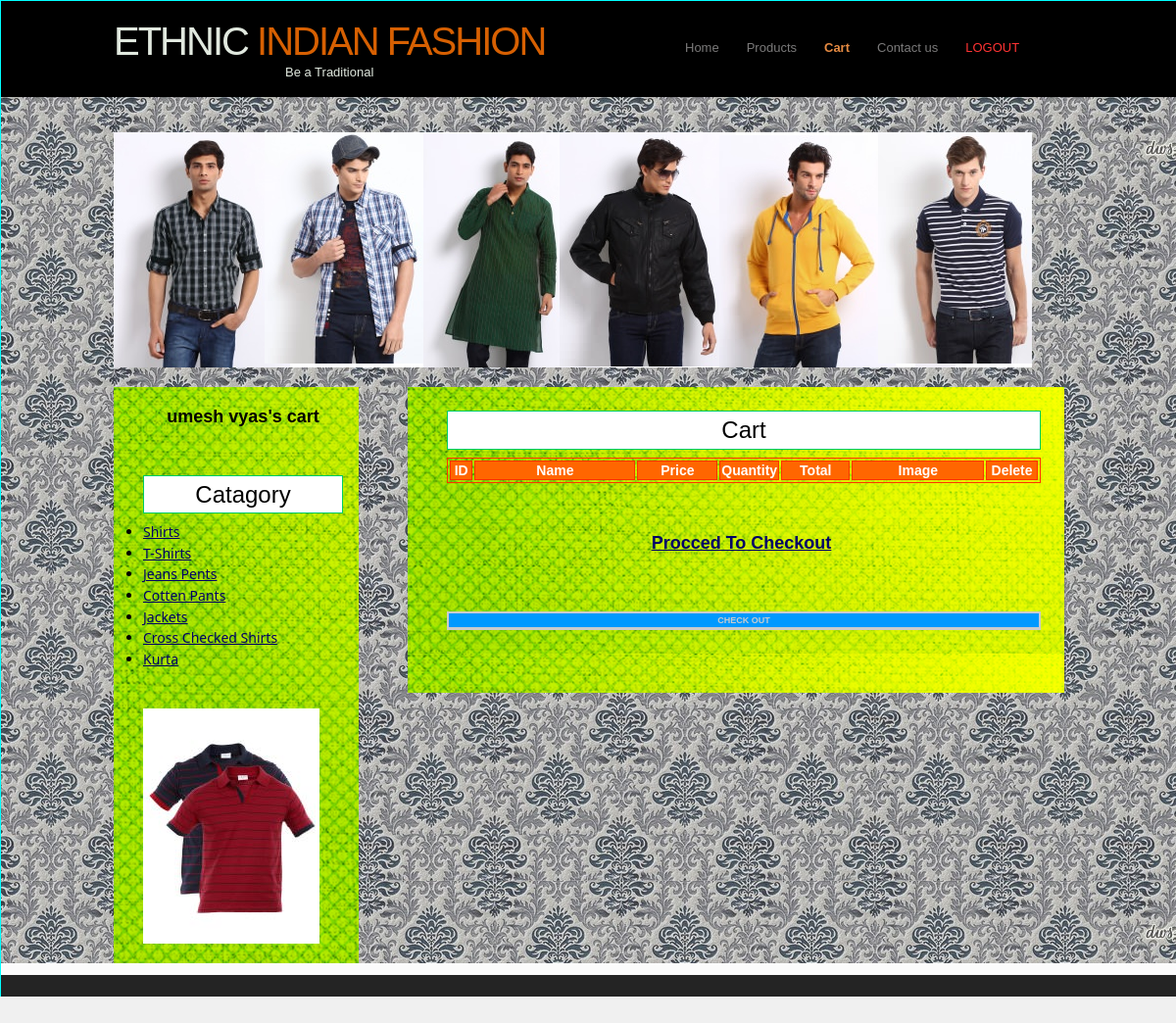
/Cart.php (signed in), run on the app's committed database.
### tables this page shows
CREATE TABLE IF NOT EXISTS `category_master` (
  `CategoryId` int(11) NOT NULL AUTO_INCREMENT,
  `CategoryName` varchar(20) NOT NULL,
  `Description` varchar(200) NOT NULL,
  `Image` varchar(100) NOT NULL,
  PRIMARY KEY (`CategoryId`)
);

### cart.php (the view, shortened to what this page needs)
<html>
<head>
<link href="style.css" rel="stylesheet" type="text/css" />
<link href="SpryAssets/SpryValidationTextField.css" rel="stylesheet" type="text/css" />
<link href="SpryAssets/SpryCollapsiblePanel.css" rel="stylesheet" type="text/css" />
</head>
<body onLoad="MM_preloadImages('img/44.jpg','img/101.png')">
<div class="main">
  <div class="header">
    <div class="header_resize">
      <div class="logo">
       <h1><a href="index.html">ETHNIC<span> INDIAN FASHION</span><small><center>Be a Traditional</center></small></a></h1>
      </div>
      <div class="menu_nav">
        <ul>
         <li><a href="customer_index.php">Home</a></li>
          <li><a href="cus_products.php">Products</a></li>
          <li class="active"><a href="Cart.php">Cart</a></li>
          <li><a href="about.php">Contact us</a></li>
           <li><a href="logout.php"><font color="#FF3333">LOGOUT</font></a></li>
        </ul>
      </div>
    </div>
  </div>
  <div class="content">
    <div class="content_resize">
      <div class="hbg"><a href="#" onMouseOut="MM_swapImgRestore()" onMouseOver="MM_swapImage('Image4','','img/101.png',1)"><img src="img/100.png" alt="Sorry" width="937" height="240" id="Image4" /></a></div>
      <div class="mainbar">
        <div class="article">
          <h2 align="center">Cart</h2>
          <form id="form1" name="form1" method="post" action="">
            <table width="100%" border="1" bordercolor="#FF3300" >
              <tr class="style18">
                <td width="4%" bgcolor="#FF6600" class="style10 style3"><span class="style18">ID</span></td>
                <td width="28%" bgcolor="#FF6600" class="style10 style3"><span class="style18">Name</span></td>
                <td width="14%" bgcolor="#FF6600" class="style18 style10"> Price</td>
                <td width="10%" bgcolor="#FF6600" class="style10 style3"><span class="style18">Quantity</span></td>
                <td width="12%" bgcolor="#FF6600" class="style10 style3"><span class="style18">Total</span></td>
                <td width="23%" bgcolor="#FF6600" class="style10 style3"><span class="style18">Image</span></td>
                <td width="9%" bgcolor="#FF6600" class="style10 style3"><span class="style18">Delete</span></td>
              </tr>
            </table>
            <p>&nbsp;</p>
            <center><div align="center">
              <p class="style26"><label><a href="checkout.php"><strong>Procced To Checkout</strong></a></label>&nbsp;</p>
            </div>
              <p>&nbsp;</p>
            </center>
          </form>
          <div id="CollapsiblePanel1" class="CollapsiblePanel">
            <div class="CollapsiblePanelTab" tabindex="0">
              <div align="center" class="style11">CHECK OUT</div>
            </div>
          </div>
        </div>
        <div class="article"></div>
      </div>
      <div class="sidebar">
        <div class="gadget">
          <div align="center" class="style26"><?php echo $_SESSION['Name'];?>'s cart</div>
        </div>
        <div class="gadget">
          <h2 align="center" class="star">Catagory</h2>
          <div>
           <div>
          <div id="right-col">
    <div class="scroll">
       <ul class="style43 style42 style42">
           <?php
$sql = "select * from Category_Master";
$result = mysql_query($sql);
while($row = mysql_fetch_array($result))
{
$Id=$row['CategoryId'];
$CategoryName=$row['CategoryName'];
?>
     <li><a href="cus_product.php?CategoryId=<?php echo $Id;?>"><?php echo $CategoryName;?></a></li>
    <?php
	}
?>
                   </ul>
  </div>
    </div>
          </div>
          </div>
        </div>
        <div class="gadget">
          <div class="clr"><a href="#" onMouseOut="MM_swapImgRestore()" onMouseOver="MM_swapImage('Image3','','img/44.jpg',1)"><img src="img/52.jpg" name="Image3" width="180" height="240" border="0" id="Image3" /></a></div></div>
      </div>
    </div>
  </div>
  <div class="footer">
    <div class="footer_resize"></div>
  </div>
</div>
</body>
</html>

### style.css (style rules this page uses)
body { margin:0; padding:0; width:100%; font-family: Arial, Helvetica, sans-serif; font-size: 12px; font-style: normal; line-height: 1.8em; font-weight: lighter; font-variant: normal; position: absolute; height: auto; border: thin ridge #00FFFF; background-color: #8F8F8F; }
html, .main { padding:0; margin:0; background:#fbfbfb; }
.clr { clear:both; padding:0; margin:0; width:100%; font-size:0px; line-height:0; visibility: visible; }
.logo { height:98px; float:left; }
h1 { margin: 0; padding: 17px 0; color: #000000; font: bold 40px/1.2em Arial, Helvetica, sans-serif; letter-spacing: -2px; }
h1 a, h1 a:hover { color:#e1e9df; text-decoration:none; }
h1 span { color:#d76002; }
h1 small { display:block; padding:0; font:normal 13px/1.2em Arial, Helvetica, sans-serif; letter-spacing:normal; }
h2 { height: auto; width: auto; margin-top: 8px; margin-right: 0; margin-bottom: 8px; margin-left: 0; padding-top: 8px; padding-right: 0; padding-bottom: 8px; padding-left: 0; border: thin groove #00CC66; font-family: Arial, Helvetica, sans-serif; font-size: 24px; font-weight: lighter; font-style: normal; color: #000; background-color: #FFFFFF; }
p { margin: 8px 0; padding: 0 0 8px 0; font: normal 12px/1.8em Arial, Helvetica, sans-serif; color: #000; }
a { color:#000066; text-decoration:underline; font-weight: normal; }
.header, .content, .menu_nav, .fbg, .footer, form, ol, ol li, ul, .content .mainbar, .content .sidebar { margin: 0; padding: 0; font-size: 12px; font-weight: bold; font-family: Arial, Helvetica, sans-serif; }
.header { height:98px; background-color: #000000; }
.header_resize { margin:0 auto; padding:0; width:970px; }
.hbg { width:970px; padding:20px 0; }
.menu_nav { margin:0; padding:25px 0 0 20px; float:right; width:400px; }
.menu_nav ul { list-style:none; }
.menu_nav ul li { margin:0; padding:0 2px 0 0; float:left; background:url(images/menu_line.gif) no-repeat right center; }
.menu_nav ul li a { display:block; margin:0; padding:12px 13px; color:#7b7a7a; text-decoration:none; font-size:13px; }
.menu_nav ul li.active a, .menu_nav ul li a:hover { font-weight:bold; color:#e58a42; }
.content { margin-bottom:12px; background-color: #F0F0F0; background-image: url(images/18516-vintage-pattern-1280x800-abstract-wallpaper.jpg); }
.content_resize { margin:0 auto; padding:16px 0 0; width:970px; }
.mainbar { margin:0; padding:0; float:right; width:670px; }
.mainbar .article { margin: 0; padding: 16px 24px 24px 40px; text-align: center; font-size: 12px; font-family: "Segoe UI", "Microsoft Sans Serif"; background-image: url(images/10447-green-fabric-1366x768-abstract-wallpaper.png); }
.sidebar { padding:0; float:left; width:250px; background:#f7f7f7; background-image: url(images/10447-green-fabric-1366x768-abstract-wallpaper.png); }
.sidebar .gadget { margin: 0; padding: 20px 16px 20px 30px; font-weight: bold; }
.footer { color:#959595; background-color:#242424; }
.footer_resize { margin:0 auto; padding:24px 40px; width:890px; }
.main .content .content_resize .mainbar .article #form1 table { text-align: center; }

### SpryAssets/SpryCollapsiblePanel.css (style rules this page uses)
.CollapsiblePanel { margin: 0px; padding: 0px; border-left: solid 1px #CCC; border-right: solid 1px #999; border-top: solid 1px #999; border-bottom: solid 1px #CCC; border-color: #CCCCCC; border-width: 2; visibility: visible; }
.CollapsiblePanelTab { font: bold 0.7em sans-serif; background-color: #0099FF; border-bottom: solid 1px #CCC; margin: 0px; padding: 2px; cursor: pointer; -moz-user-select: none; -khtml-user-select: none; }

### cart.php (style rules this page uses)
.style10 { color: #FFFFFF }
.style18 { font-size: 14px; font-weight: bold; }
.style26 { font-size: 18px; visibility: visible; }
.style42 { font-size: 14px }
.style43 { font-family: "Segoe UI", "Microsoft Sans Serif" }

### data on the page
category_master: CategoryName "Shirts"
category_master: CategoryName "T-Shirts"
category_master: CategoryName "Jeans Pents"
category_master: CategoryName "Cotten Pants"
category_master: CategoryName "Jackets"
category_master: CategoryName "Cross Checked Shirts"
category_master: CategoryName "Kurta"

### other printed values
$_SESSION['Name'] "umesh vyas"
